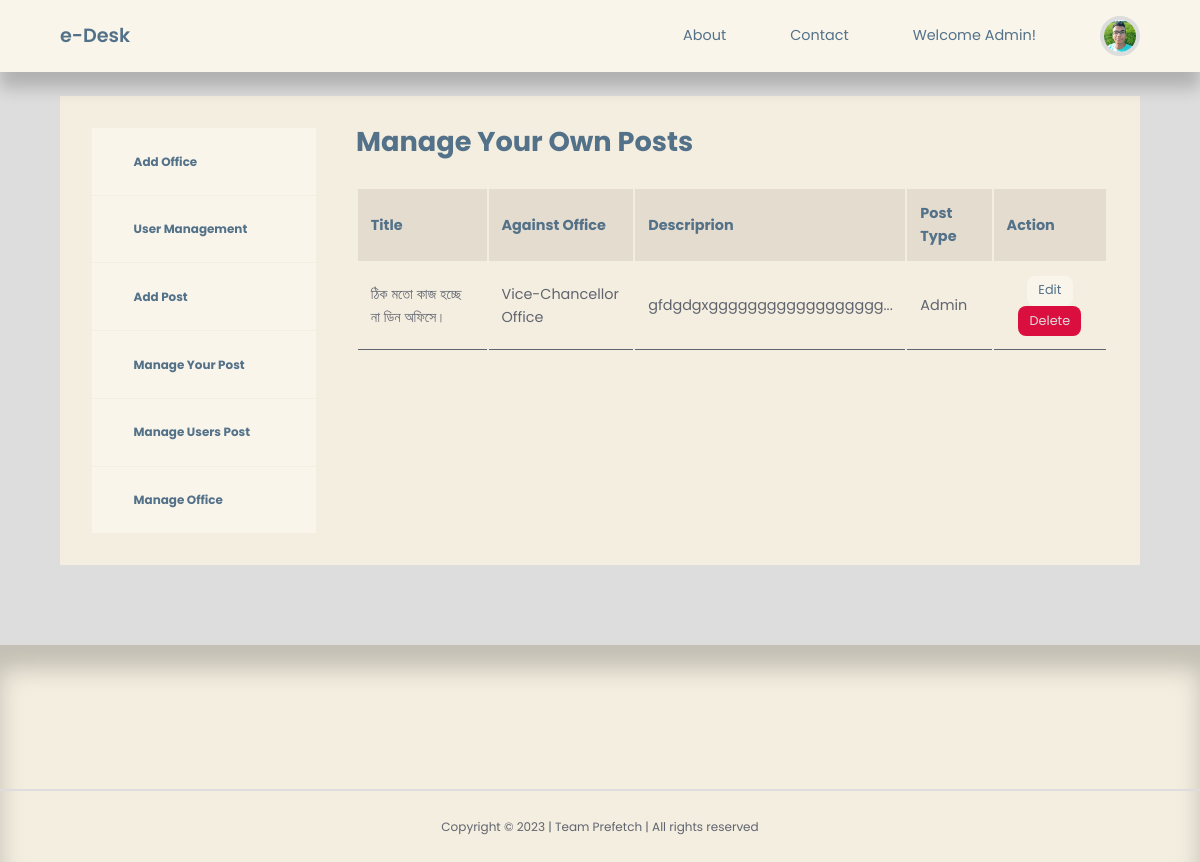
/admin/admin-manage-post.php (signed in), run on an earlier commit of the app's database.
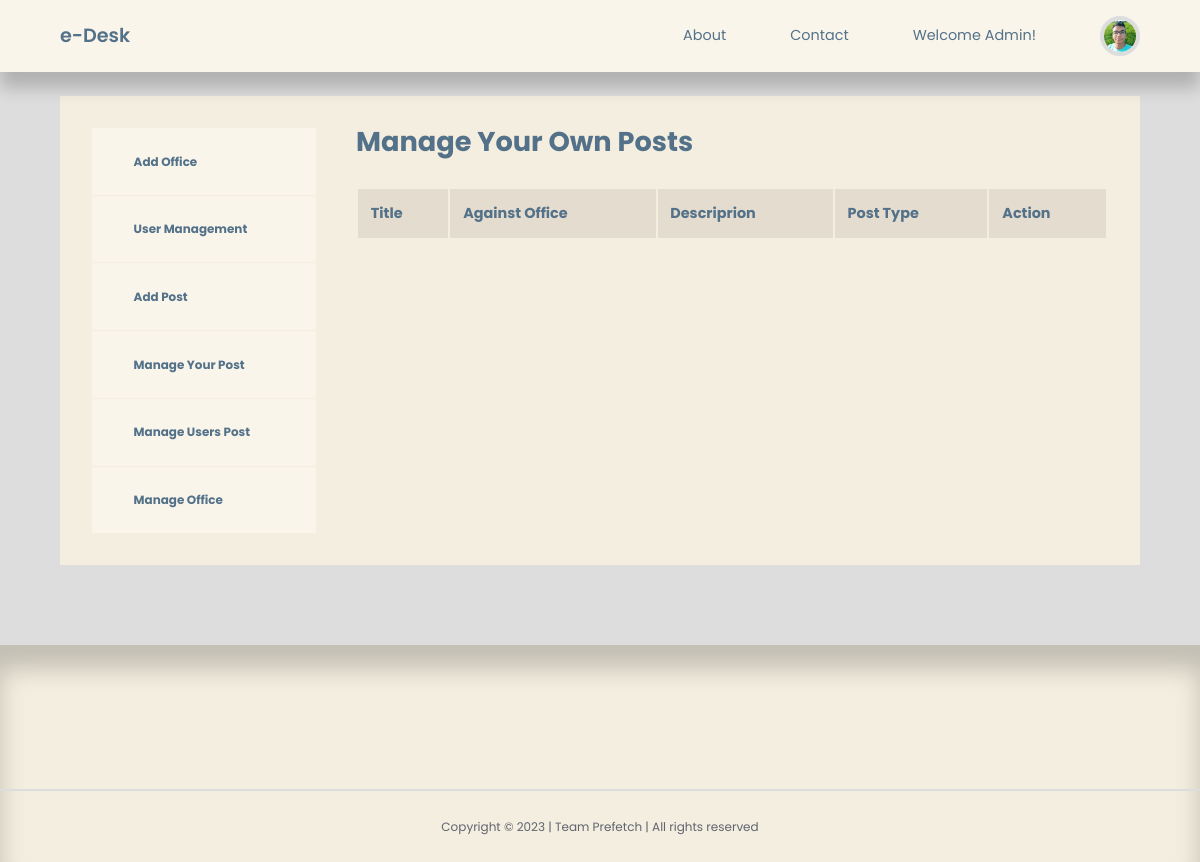
And on a later commit of the database.
### tables this page shows
CREATE TABLE `post` (
  `id` int(20) NOT NULL,
  `title` varchar(255) NOT NULL,
  `body` mediumtext NOT NULL,
  `picture` varchar(255) NOT NULL,
  `office_id` int(20) NOT NULL,
  `author_id` int(20) NOT NULL,
  `user_id` int(20) NOT NULL,
  `type` varchar(255) NOT NULL,
  `post_type` varchar(255) NOT NULL,
  `date_time` timestamp NOT NULL DEFAULT current_timestamp(),
  `status` varchar(255) NOT NULL,
  `comment` varchar(255) NOT NULL
);

CREATE TABLE `adminaddoffice` (
  `id` int(20) NOT NULL,
  `title` varchar(255) NOT NULL,
  `description` varchar(255) NOT NULL
);

### admin/admin-manage-post.php (the view, shortened to what this page needs)
<?php
include 'partials/header.php';
$current_user_id = $_SESSION['admin-id'];
$query = "SELECT id, title, office_id, body, type, post_type FROM post WHERE author_id=$current_user_id ORDER BY id DESC";
$posts = mysqli_query($connection, $query);
?>
<section class="dashboard">
    <div class="container dashboard__container">
        <aside>
            <ul>
                <li>
                    <a href="admin-add-office.php"><i class="uil uil-pen"></i>
                        <h5>Add Office</h5>
                    </a>
                </li>
                <li>
                    <a href="admin-user-management.php"><i class="uil uil-postcard"></i>
                        <h5>User Management</h5>
                    </a>
                </li>
                <li>
                    <a href="admin-add-post.php"><i class="uil uil-user-plus"></i>
                        <h5>Add Post</h5>
                    </a>
                </li>
                <li>
                    <a href="admin-manage-post.php"><i class="uil uil-users-alt"></i>
                        <h5>Manage Your Post</h5>
                    </a>
                </li>
                <li>
                    <a href="admin-manage-users-post.php"><i class="uil uil-users-alt"></i>
                        <h5>Manage Users Post</h5>
                    </a>
                </li>
                <li>
                    <a href="admin-manage-office.php"><i class="uil uil-edit"></i>
                        <h5>Manage Office</h5>
                    </a>
                </li>
            </ul>
        </aside>
        <main>
            <h2>Manage Your Own Posts</h2>
            <table id="table">
                <thead>
                    <tr>
                        <th>Title</th>
                        <th>Against Office</th>
                        <th>Descriprion</th>
                        <th>Post Type</th>
                        <th>Action</th>
                    </tr>
                </thead>
                <tbody>
                    <?php while ($post = mysqli_fetch_assoc($posts)) : ?>
                        <?php
                        $category_id = $post['office_id'];
                        $category_query = "SELECT title FROM adminaddoffice WHERE id=$category_id";
                        $category_result = mysqli_query($connection, $category_query);
                        $category = mysqli_fetch_assoc($category_result);
                        ?>
                        <tr>
                            <td>
                                <?= $post['title'] ?>
                            </td>
                            <td>
                                <?= $category['title'] ?>
                            </td>
                            <td>
                                <?php $len = strlen($post['body']); ?>
                                <?php if ($len < 30) : ?>
                                    <?= $post['body'] ?>
                                <?php else : ?>
                                    <?= substr($post['body'], 0, 25) ?>...
                                <?php endif ?>
                            </td>
                            <td>
                                <?= $post['post_type'] ?>
                            </td>
                            <td align="center"><a href="<?= ROOT_URL ?>admin/admin-edit-post.php?id=<?= $post['id'] ?>" class="btn sm">Edit</a> <a href="<?= ROOT_URL ?>admin/delete-post.php?id=<?= $post['id'] ?>" class="btn sm danger">Delete</a></td>
                        </tr>
                    <?php endwhile ?>
                </tbody>
            </table>
        </main>
    </div>
</section>
<?php
include '../partials/footer.php';
?>

What changed in the data, as far as the page shows it:
removed post: title "ঠিক মতো কাজ হচ্ছে না ডিন অফিসে।", adminaddoffice.title "Vice-Chancellor Office", body "gfdgdgxgggggggggggggggggg", post_type "Admin"
